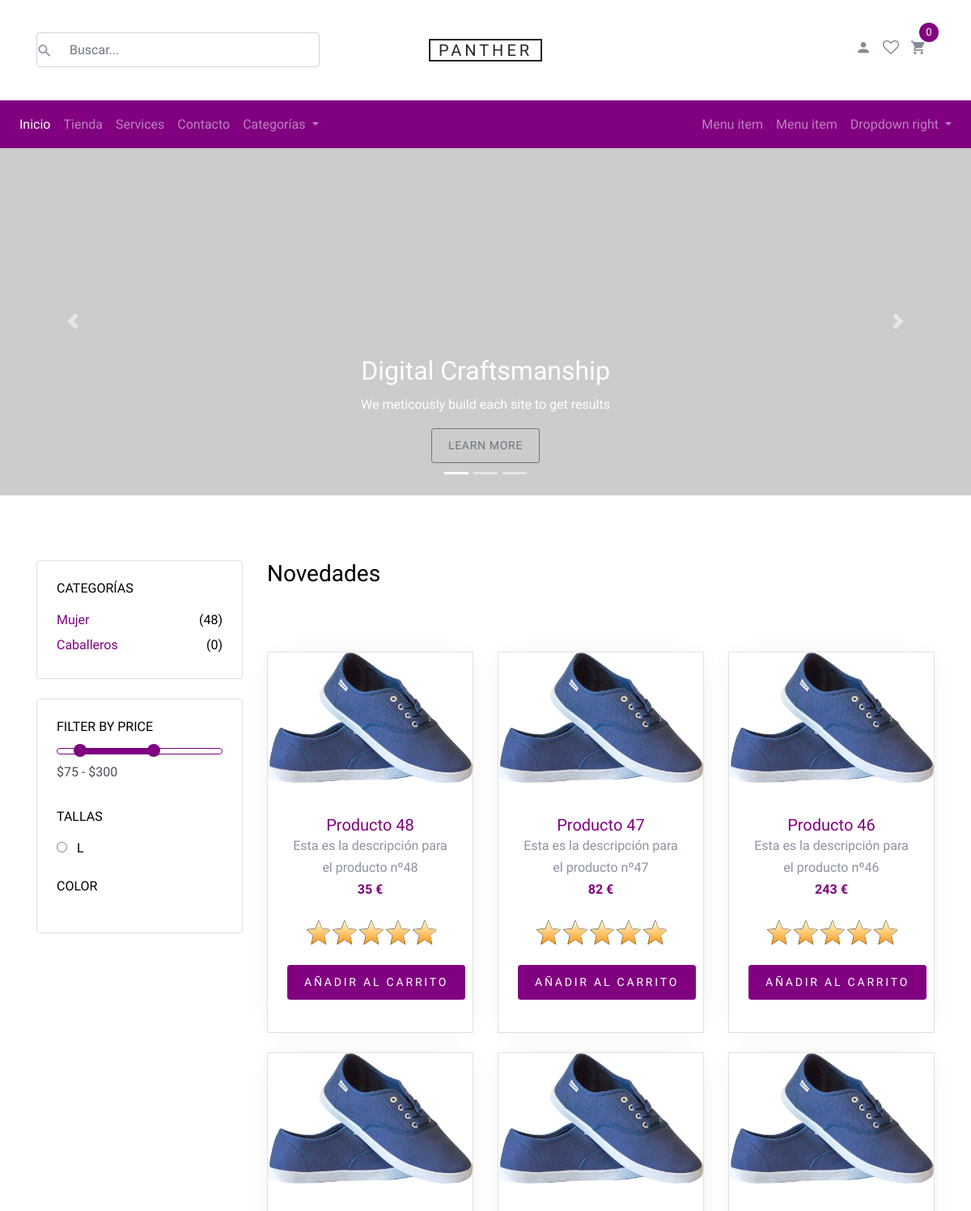
Before: / (upper part) with the older database file.
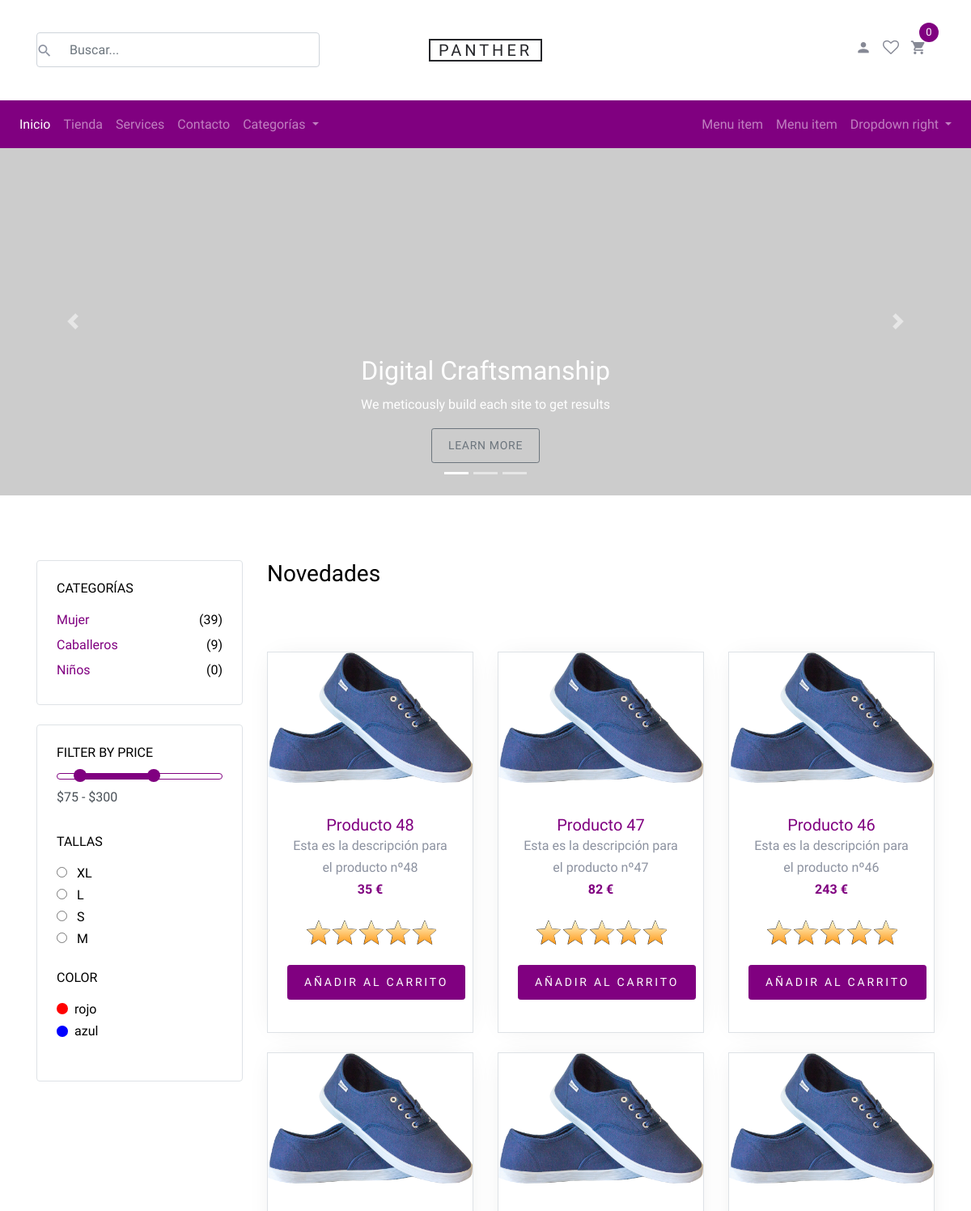
After: the same page with the newer database file.
### tables this page shows
CREATE TABLE `productos` (
  `id` int(11) NOT NULL,
  `nombre` varchar(300) NOT NULL,
  `descripcion` text NOT NULL,
  `precio` double NOT NULL,
  `imagen` varchar(200) NOT NULL,
  `inventario` int(11) NOT NULL,
  `id_categoria` int(11) NOT NULL,
  `talla` varchar(100) NOT NULL,
  `color` varchar(100) NOT NULL
);

CREATE TABLE `categorias` (
  `id` int(11) NOT NULL,
  `nombre` varchar(100) NOT NULL,
  `descripcion` varchar(400) NOT NULL,
  `imagen` varchar(400) NOT NULL
);

CREATE TABLE `colores` (
  `id` int(11) NOT NULL,
  `color` varchar(50) NOT NULL,
  `codigo` varchar(50) NOT NULL
);

### index.php (the view, shortened to what this page needs)
<!DOCTYPE html>
<html lang="en">
<head>
  <link rel="stylesheet" href="fonts/icomoon/style.css">
  <link rel="stylesheet" href="css/bootstrap.min.css">
  <link rel="stylesheet" href="css/magnific-popup.css">
  <link rel="stylesheet" href="css/jquery-ui.css">
  <link rel="stylesheet" href="css/owl.carousel.min.css">
  <link rel="stylesheet" href="css/owl.theme.default.min.css">
  <link rel="stylesheet" href="css/aos.css">
  <link rel="stylesheet" href="css/style.css">
  <link rel="stylesheet" href="star-rating\src\css\star-rating-svg.css">
</head>
<body>
  <div class="site-wrap">
    <?php include("./layouts/header.php"); ?>
    <div id="carousel" class="carousel slide carousel-fade" data-ride="carousel" data-interval="6000">
      <ol class="carousel-indicators">
        <li data-target="#carousel" data-slide-to="0" class="active"></li>
        <li data-target="#carousel" data-slide-to="1"></li>
        <li data-target="#carousel" data-slide-to="2"></li>
      </ol>
      <div class="carousel-inner" role="listbox">
        <div class="carousel-item active">
          <a href="https://bootstrapcreative.com/">
            <picture>
              <source srcset="https://dummyimage.com/2000x500/007aeb/4196e5" media="(min-width: 1400px)">
              <source srcset="https://dummyimage.com/1400x500/#007aeb/4196e5" media="(min-width: 769px)">
              <source srcset="https://dummyimage.com/800x500/007aeb/4196e5" media="(min-width: 577px)">
              <img srcset="https://dummyimage.com/600x500/007aeb/4196e5" alt="responsive image" class="d-block img-fluid">
            </picture>
            <div class="carousel-caption">
              <div>
                <h2>Digital Craftsmanship</h2>
                <p>We meticously build each site to get results</p>
                <span class="btn btn-sm btn-outline-secondary">Learn More</span>
              </div>
            </div>
          </a>
        </div>
      </div>
      <a class="carousel-control-prev" href="#carousel" role="button" data-slide="prev">
        <span class="carousel-control-prev-icon" aria-hidden="true"></span>
      </a>
      <a class="carousel-control-next" href="#carousel" role="button" data-slide="next">
        <span class="carousel-control-next-icon" aria-hidden="true"></span>
      </a>
    </div>
    <div class="site-section">
      <div class="container">
        <div class="row mb-5">
          <div class="col-md-9 order-2">
            <div class="row">
              <div class="col-md-12 mb-5">
                <div class="float-md-left mb-4">
                  <h2 class="text-black h3">Novedades</h2>
                </div>
              </div>
            </div>
            <div class="row mb-5">
              <?php
              include('./php/conexion.php');
              $limite = 9;
              if (isset($_GET['limite'])) {
                $resultado = $conexion->query("select * from productos order by id DESC limit " . $_GET['limite'] . "," . $limite) or die($conexion->error);
              } else {
                $resultado = $conexion->query("select * from productos order by id DESC limit " . $limite) or die($conexion->error);
              }
              while ($fila = mysqli_fetch_array($resultado)) {
              ?>
                <div class="col-sm-6 col-lg-4 mb-4" data-aos="fade-up">
                  <div class="block-4 text-center border">
                    <figure class="block-4-image">
                      <a href="shop-single.php?id=<?php echo $fila['id']; ?>">
                        <img src="images/<?php echo $fila['imagen']; ?>" alt="<?php echo $fila['nombre']; ?>" class="img-fluid"></a>
                    </figure>
                    <div class="block-4-text p-4">
                      <h3><a href="shop-single.php?id=<?php echo $fila['id']; ?>"><?php echo $fila['nombre']; ?></a></h3>
                      <p class="mb-0"><?php echo $fila['descripcion']; ?></p>
                      <p style="margin-bottom: 0px;" class="text-primary font-weight-bold"><?php echo $fila['precio']; ?> €</p>
                      <div style="width: 80%; display: inline-flex;" class="my-rating-10"></div>
                      <p><a href="cart.php?id=<?php echo $fila[0]; ?>" class="buy-now btn btn-sm btn-primary bntComprar">Añadir al Carrito</a></p>
                    </div>
                  </div>
                </div>
              <?php } ?>
            </div>
          </div>
          <div class="col-md-3 order-1 mb-5 mb-md-0">
            <div class="border p-4 rounded mb-4">
              <h3 class="mb-3 h6 text-uppercase text-black d-block">Categorías</h3>
              <ul class="list-unstyled mb-0">
                <?php
                $res3 = $conexion->query("select * from categorias") or die($conexion->error);
                while ($fila3 = mysqli_fetch_array($res3)) {
                ?>
                  <li class="mb-1">
                    <a href="categoria.php?id=<?php echo $fila3['id']; ?>" class="d-flex">
                      <span><?php echo $fila3['nombre']; ?></span>
                      <span class="text-black ml-auto">
                        (<?php $re2 = $conexion->query("SELECT COUNT(*) FROM productos WHERE id_categoria=" . $fila3['id']);
                          $fila4 = mysqli_fetch_row($re2);
                          echo $fila4[0];
                          ?>)
                      </span>
                    </a></li>
                <?php } ?>
              </ul>
            </div>
            <div class="border p-4 rounded mb-4">
              <div class="mb-4">
                <h3 class="mb-3 h6 text-uppercase text-black d-block">Filter by Price</h3>
                <div id="slider-range" class="border-primary"></div>
                <input type="text" name="text" id="amount" class="form-control border-0 pl-0 bg-white" disabled="" />
              </div>
              <div class="mb-4">
                <h3 class="mb-3 h6 text-uppercase text-black d-block">Tallas</h3>
                <?php
                $re6 = $conexion->query("SELECT DISTINCT talla FROM productos");
                while ($p = mysqli_fetch_array($re6)) {
                ?>
                  <a href="./busqueda.php?texto=<?php echo $p['talla']; ?>">
                    <input type="radio" id="s_sm" class="mr-2 mt-1">
                    <span class="text-black"><?php echo $p['talla']; ?></span>
                  </a><br>
                <?php } ?>
              </div>
              <div class="mb-4">
                <h3 class="mb-3 h6 text-uppercase text-black d-block">Color</h3>
                <?php
                $re5 = $conexion->query("SELECT * FROM colores");
                while ($j = mysqli_fetch_array($re5)) {
                ?>
                  <a href="./busqueda.php?text=<?php echo $j['color']; ?>" class="d-flex color-item align-items-center">
                    <span style="background: <?php echo $j['codigo']; ?> ;" class="color d-inline-block rounded-circle mr-2">
                    </span> <span class="text-black"><?php echo $j['color']; ?></span>
                  </a>
                <?php } ?>
              </div>
            </div>
          </div>
        </div>
      </div>
    </div>
  </div>
</body>
</html>

### layouts/header.php (shortened to what this page needs)
<head>
<link rel="stylesheet" href="css/style.css">
</head>
<header class="site-navbar" role="banner">
  <div class="site-navbar-top">
    <div class="container">
      <div class="row align-items-center">
        <div class="col-6 col-md-4 order-2 order-md-1 site-search-icon text-left">
          <form action="./busqueda.php" class="site-block-top-search" method="GET">
            <span class="icon icon-search2"></span>
            <input type="text" class="form-control" placeholder="Buscar..." name="texto">
          </form>
        </div>
        <div class="col-12 mb-3 mb-md-0 col-md-4 order-1 order-md-2 text-center">
          <div class="site-logo">
            <a href="index.php" class="js-logo-clone">Panther</a>
          </div>
        </div>
        <div class="col-6 col-md-4 order-3 order-md-3 text-right">
          <div class="site-top-icons">
            <ul>
              <li><a href="./login.php"><span class="icon icon-person"></span></a></li>
              <li><a href="#"><span class="icon icon-heart-o"></span></a></li>
              <li>
                <a href="cart.php" class="site-cart">
                  <span class="icon icon-shopping_cart"></span>
                  <span class="count">
                    <?php
                    if (isset($_SESSION['carrito'])) {
                      echo count($_SESSION['carrito']);
                    } else {
                      echo 0;
                    }
                    ?>
                  </span>
                </a>
              </li>
            </ul>
          </div>
        </div>
      </div>
    </div>
  </div>
  <nav class="navbar navbar-expand-lg navbar-dark bg-primary">
    <div class="collapse navbar-collapse" id="main_nav">
      <ul class="navbar-nav">
        <li class="nav-item active"> <a class="nav-link" href="index.php">Inicio </a> </li>
        <li class="nav-item"><a class="nav-link" href="#"> Tienda </a></li>
        <li class="nav-item"><a class="nav-link" href="#"> Services </a></li>
        <li class="nav-item"><a class="nav-link" href="contacto.php"> Contacto </a></li>
        <li class="nav-item dropdown">
          <a class="nav-link  dropdown-toggle" href="#" data-toggle="dropdown"> Categorías </a>
        </li>
      </ul>
      <ul class="navbar-nav ml-auto">
        <li class="nav-item"><a class="nav-link" href="#"> Menu item </a></li>
        <li class="nav-item"><a class="nav-link" href="#"> Menu item </a></li>
        <li class="nav-item dropdown">
          <a class="nav-link  dropdown-toggle" href="#" data-toggle="dropdown"> Dropdown right </a>
        </li>
      </ul>
    </div>
  </nav>
</header>

### css/style.css (style rules this page uses)
body { line-height: 1.7; color: #8c92a0; font-weight: 300; font-size: 16px; }
a { -webkit-transition: .3s all ease; -o-transition: .3s all ease; transition: .3s all ease; }
.text-black { color: #000; }
.site-wrap:before { -webkit-transition: .3s all ease-in-out; -o-transition: .3s all ease-in-out; transition: .3s all ease-in-out; background: rgba(0, 0, 0, 0.6); content: ""; position: absolute; z-index: 2000; top: 0; left: 0; right: 0; bottom: 0; opacity: 0; visibility: hidden; }
.btn { text-transform: uppercase; position: relative; -webkit-transition: 0.2s all ease-in-out !important; -o-transition: 0.2s all ease-in-out !important; transition: 0.2s all ease-in-out !important; top: 0; letter-spacing: .05em; }
.btn.btn-sm { font-size: 14px !important; padding: 10px 20px !important; }
.btn.btn-primary { font-size: 17px; font-weight: 300; letter-spacing: .2em; }
.form-control { height: 43px; }
.site-section { padding: 2.5em 0; }
@media (min-width: 768px) { .site-section { padding: 5em 0; } }
.site-navbar { background: #fff; margin-bottom: 0px; z-index: 1999; position: relative; }
.site-navbar .site-navbar-top { border-bottom: 1px solid #f3f3f4; padding-top: 20px; padding-bottom: 20px; margin-bottom: 0px; }
@media (min-width: 768px) { .site-navbar .site-navbar-top { padding-top: 40px; padding-bottom: 40px; } }
.site-navbar .site-logo a { text-transform: uppercase; color: #25262a; letter-spacing: .2em; font-size: 20px; padding-left: 10px; padding-right: 10px; border: 2px solid #25262a; }
.site-navbar a { color: #868995; }
.site-navbar .icon { font-size: 20px; }
.site-navbar .site-top-icons ul, .site-navbar .site-top-icons ul li { padding: 0; margin: 0; list-style: none; }
.site-navbar .site-top-icons ul li { display: inline-block; }
.site-navbar .site-top-icons ul li a { margin-right: 10px; }
.site-navbar .site-top-icons ul li a.site-cart { display: block; position: relative; }
.site-navbar .site-top-icons ul li a.site-cart .count { position: absolute; top: 0; right: 0; margin-right: -15px; margin-top: -20px; font-size: 13px; width: 24px; height: 24px; line-height: 24px; border-radius: 50%; display: block; text-align: center; background: #800080; color: #fff; -webkit-transition: .2s all ease-in-out; -o-transition: .2s all ease-in-out; transition: .2s all ease-in-out; }
.site-mobile-menu .site-mobile-menu-header .site-mobile-menu-logo a { display: inline-block; text-transform: uppercase; color: #25262a; letter-spacing: .2em; font-size: 20px; padding-left: 10px; padding-right: 10px; border: 2px solid #25262a; }
.block-4 { -webkit-box-shadow: 0 0 30px -10px rgba(0, 0, 0, 0.1); box-shadow: 0 0 30px -10px rgba(0, 0, 0, 0.1); background: #fff; }
.block-4 .block-4-text h3 { font-size: 20px; margin-bottom: 0; }
.block-4 .block-4-text h3 a { text-decoration: none; }
.site-block-top-search { position: relative; }
.site-block-top-search .icon { position: absolute; left: 0; top: 50%; -webkit-transform: translateY(-50%); -ms-transform: translateY(-50%); transform: translateY(-50%); }
.site-block-top-search input { padding-left: 40px; -webkit-transition: .3s all ease-in-out; -o-transition: .3s all ease-in-out; transition: .3s all ease-in-out; }
#slider-range { height: 8px; }
.color-item .color { width: 14px; height: 14px; }
@media all and (min-width:991px) { .dropdown:after { content: ''; top: 0; right: 0; bottom: 0; left: 0; transition: opacity .15s ease-in-out; opacity: 0; visibility: hidden; background-color: rgba(0, 0, 0, .5); pointer-events: none; } }

Changed rows visible on the page:
computed for categorias "Mujer": fila4 "48" → "39"
changed categorias "Caballeros": fila4 "0" → "9"
added categorias: nombre "Niños", fila4 "0"
added colores: color "rojo"
added colores: color "azul"
Other visible differences:
new list line: "☐ XL"
new list line: "☐ S"
new list line: "☐ M"
